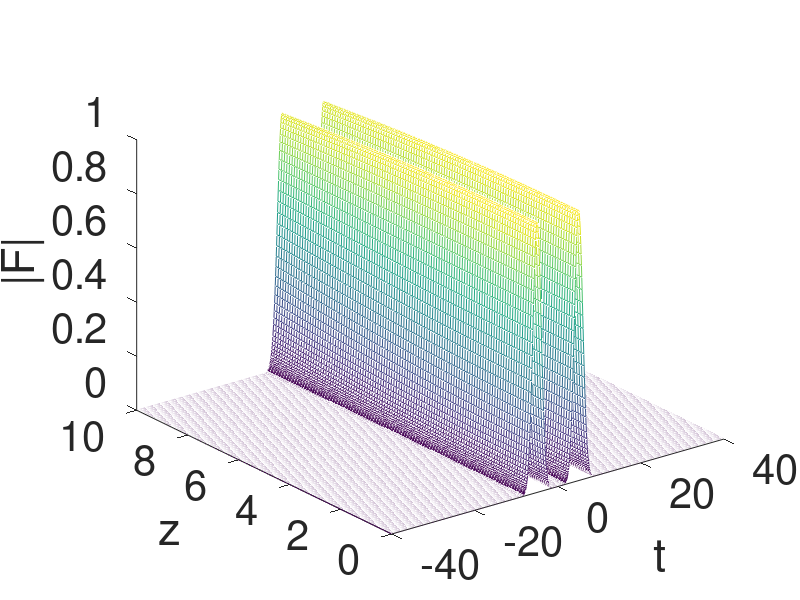
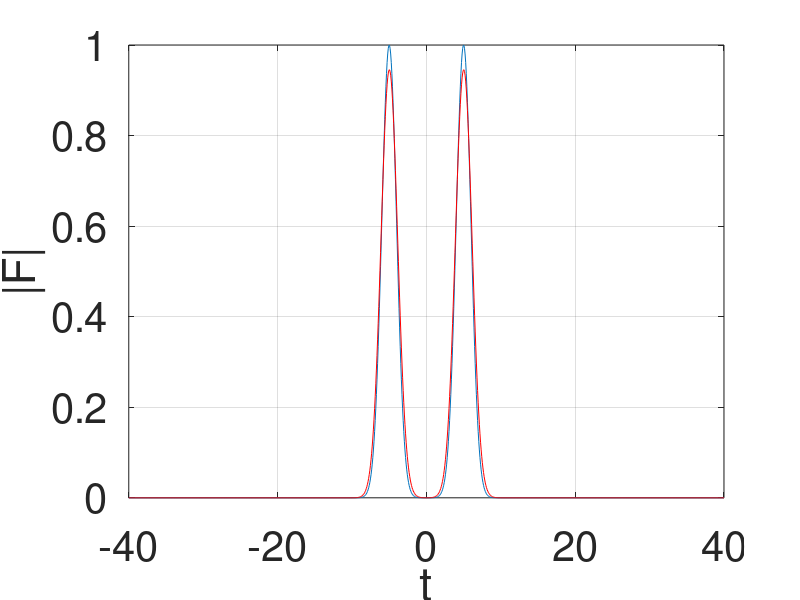
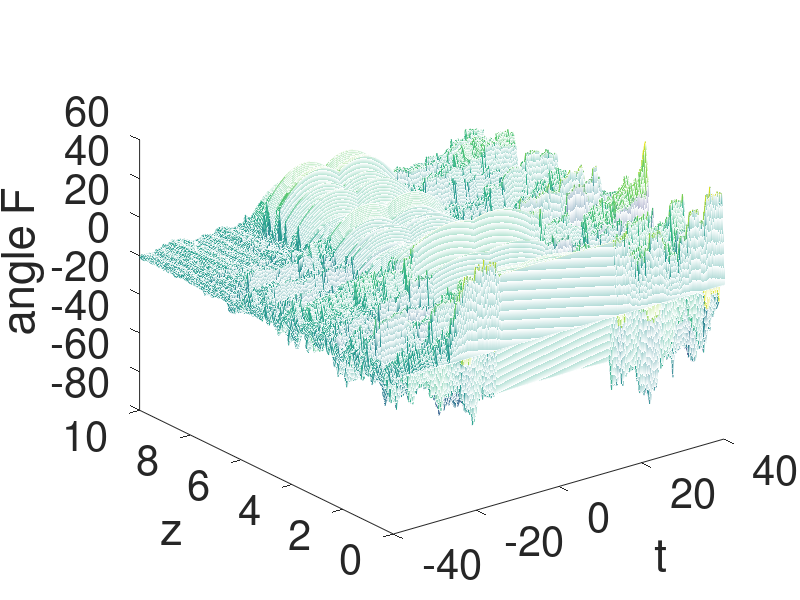
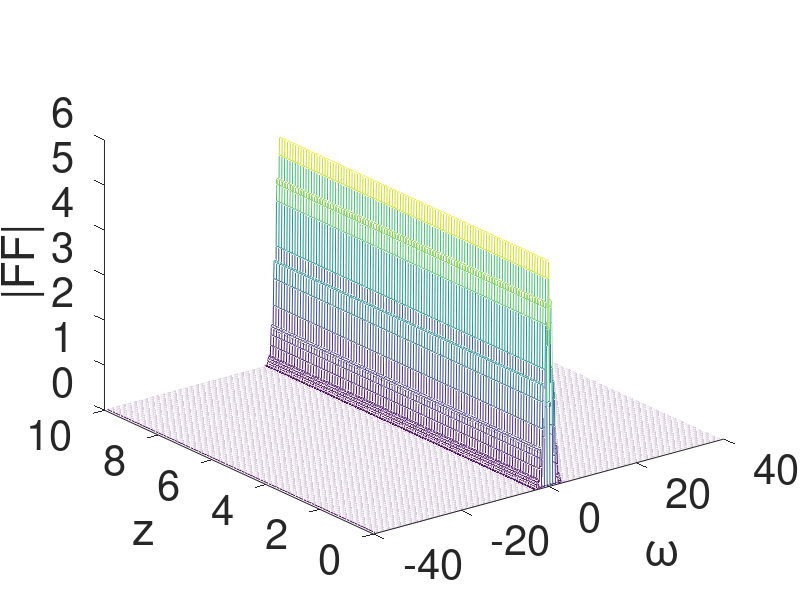

MATLAB code to generate these figures, in order:

%
% PROPAGATION METHOD FOR THE SOLUTION OF NLSE
%
% i Fz - beta2/2*Ftt + gamma * |F|^2 F=0
%

clc
clear all
close all

% MATERIAL PROPERTIES

beta2=0.05;
gamma=0;

% TEMPORAL COORDINATE

t0=-40;
t1=40;
nt=1001;
t=linspace(t0,t1,nt);
deltat=(t1-t0)/(nt-1);

% SPATIAL COORDINATE
z0=0;
z1=10;
nz=101;
z=linspace(z0,z1,nz);
deltaz=(z1-z0)/(nz-1);

h=deltaz;

% FREQUENCY COORDINATE
indfreq=-nt/2:1:nt/2-1;
omega=pi/t1.*indfreq;


%INPUT ENVELOPE
amp=1;
tau0=1;
LD=tau0^2/abs(beta2)
%FIN=amp*exp(-t.^2/(2*tau0^2)); %GAUSSIAN ENVELOPE
%FIN=amp*tanh(t);
%FIN=sech(t).*tanh(t);
%2 GAUSSIAN with difference of 10
FIN=amp*exp(-(t+5).^2/(2*tau0^2))+amp*exp(-(t-5).^2/2*tau0^2)

%
%lets check whether the calculations are right
%
%Analtytical solution, theoretical prediction
%
%FTH0=(tau0*exp(-t.^2/(2*(tau0^2-j*beta2*z0))))/(sqrt(tau0^2-j*beta2*z0));
%FTHend=(tau0*exp(-t.^2/(2*(tau0^2-j*beta2*z1))))/(sqrt(tau0^2-j*beta2*z1));
%
%
%Numerics
%
%FIN=FTH0;
%
%later on.. put this
%figure
%plot(t,abs(F(:,1)),t,abs(F(:,end)),'r', t, abs(FTHend), 'g')

FFIN=deltat*fftshift(fft(FIN)); %SPECTRAL PROFILE

% figure(1)
% plot(t,abs(FIN))
% xlabel('t'); ylabel('|F|')
% set(findall(gcf,'type','text'),'FontSize',30);
% set(gca,'FontSize',30);
% grid;

% figure(2)
% plot(t,angle(FIN))
% xlabel('t'); ylabel('angle F')
% set(findall(gcf,'type','text'),'FontSize',30);
% set(gca,'FontSize',30);
% grid;

% figure(3)
% plot(omega,abs(FFIN))
% xlabel('\omega'); ylabel('|FFIN|')
% grid
% set(findall(gcf,'type','text'),'FontSize',30);
% set(gca,'FontSize',30);
% grid;

% figure(4)
% plot(omega,unwrap(angle(FFIN)))
% xlabel('\omega'); ylabel('angle FFIN')
% set(findall(gcf,'type','text'),'FontSize',30);
% set(gca,'FontSize',30);
% grid;

%%%%%%%%%%%%%%
% CORE OF THE PROGRAM
%%%%%%%%%%%%%%

F=zeros(ceil(nt),floor(nz));
FF=zeros(ceil(nt),floor(nz));

F(:,1)=FIN;
FF(:,1)=FFIN;

q=FIN;

for loop_step=2:1:nz;
    
    %LINEAR DISPERSIVE STEP
    qs=deltat*fftshift(fft(q)); %FFT
    qs_old=qs;
    
    prop=beta2/2*omega.^2;
    fact=j*prop*h;
    qs=qs_old.*exp(fact); %calculation of the envelope, undere
    %the effect of propagation beta2
    
    q=(1/deltat)*ifft(ifftshift(qs)); %coming back in the time domain
    
       
    %NONLINEAR CHI3 EFFECT  STEP
    
    q_old=q;
    q=q_old.*exp(j*gamma*abs(q_old).^2*h);
    
    %SAVE DATA EVERY NZ
    
    F(:,loop_step)=q;
    FF(:,loop_step)=deltat*fftshift(fft(q));
    
    
end

save dati


figure
mesh(t,z,abs(F)')
xlabel('t')
ylabel('z')
zlabel('|F|')
set(findall(gcf,'type','text'),'FontSize',30);
set(gca,'FontSize',30);
grid;


figure
%plot(t,abs(F(:,1)),t,abs(F(:,end)),'r', t, abs(FTHend), 'g')
plot(t,abs(F(:,1)),t,abs(F(:,end)),'r')
xlabel('t')
ylabel('|F|')
set(findall(gcf,'type','text'),'FontSize',30);
set(gca,'FontSize',30);
grid;


figure
mesh(t,z,unwrap(angle((F)))')
xlabel('t')
ylabel('z')
zlabel('angle F')
set(findall(gcf,'type','text'),'FontSize',30);
set(gca,'FontSize',30);
grid;

figure
mesh(omega,z,abs(FF)')
xlabel('\omega')
ylabel('z')
zlabel('|FF|')
set(findall(gcf,'type','text'),'FontSize',30);
set(gca,'FontSize',30);
grid;

figure
plot(omega,abs(FF(:,1)),omega,abs(FF(:,end)),'r')
xlabel('\omega')
ylabel('|F|')
set(findall(gcf,'type','text'),'FontSize',30);
set(gca,'FontSize',30);
grid;